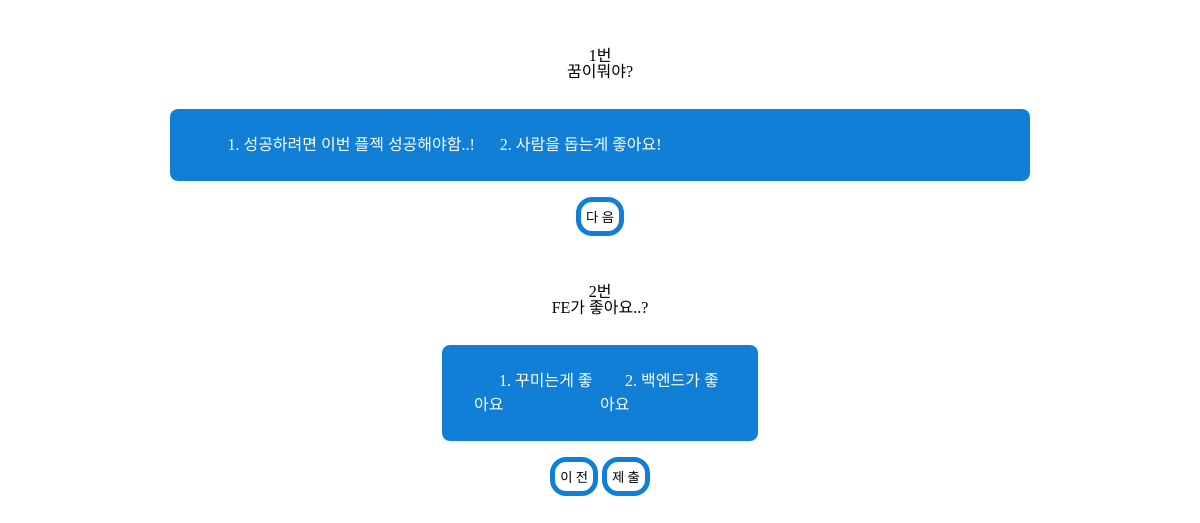
Screenshot of /form/ with the database file from the repository.
### backapp/models.py (models this page shows, shortened)
class Question(models.Model):
    number = models.IntegerField(unique=True)
    content = models.CharField(max_length=100)

class Choice(models.Model):
    content = models.CharField(max_length=100)
    question = models.ForeignKey(to='backapp.Question', on_delete=models.CASCADE)
    developer = models.ForeignKey(to='backapp.developer', on_delete=models.CASCADE, null=True)

### backapp/views.py (the view)
# urls.py: path('form/', views.form, name='form'),
def form(request):
    questions = Question.objects.all()
    context = {
        'questions' : questions,
    }
    return render(request, 'form.html', context=context)

### backapp/templates/form.html (shortened to what this page needs)
{% load static %}
<!DOCTYPE html>
<html lang="en">
<head>
  <link rel="stylesheet" type="text/css" href="{% static 'css/reset.css' %}">
  <link rel="stylesheet" type="text/css" href="{% static 'css/form.css' %}">
</head>
<body>
  <form action="{% url 'submit' %}"method="post">
    {% for question in questions %}
    <div class="Container">
      <h3>{{ question.number }}번 {{ question.count }}</h3>
      <h3 class="#">{{ question.content }}</h3>
      <div class="Btn">
        {% for choice in question.choice_set.all %}
        <div>
            <label for="choice-{{ choice.pk }}">
                {{ forloop.counter }}. {{choice.content}}
            </label>
        </div>
        {% endfor %}
      </div>
    {% if not forloop.first %}
      <div class="btn_wrap btn_sort">
    {% else %}
      <div class="btn_wrap">
    {% endif %}
    {% if not forloop.first %}
      <button class="prev_btn">이 전</button>
    {% endif %}
    {% if not forloop.last %}
      <button class="next_btn">다 음</button>
    {% else %}
      <input type="submit" value="제 출" class="submit_btn"/>
    {% endif %}
</div>
    {% endfor %}
  </form>
</body>
</html>

### backapp/static/css/form.css (style rules this page uses)
body { font-family: 'MaplestoryOTFLight'; }
.Container { padding: 0rem 2rem; flex-direction: column; display: flex; flex-direction: column; align-items: center; justify-content: center; padding-top: 3rem; }
.Btn { border-radius: 0.5rem; background-color: #117fd6; color: white; padding: 1.5rem 2rem; line-height: 1.5rem; width: 70%; display: flex; margin: 1.8rem auto 0; justify-content: flex-start; }
.prev_btn, .next_btn, .submit_btn { font-family: 'MaplestoryOTFLight'; background-color: white; border-radius: 1rem; border: 5px solid #117fd6; padding: 5px; margin-top: 1rem; }

### rows the page displays
Question: number "1", content "꿈이뭐야?", shows "다 음"
Choice: content "성공하려면 이번 플젝 성공해야함..!"
Choice: content "사람을 돕는게 좋아요!"
Question: number "2", content "FE가 좋아요..?", shows "이 전"
Choice: content "꾸미는게 좋아요"
Choice: content "백엔드가 좋아요"
